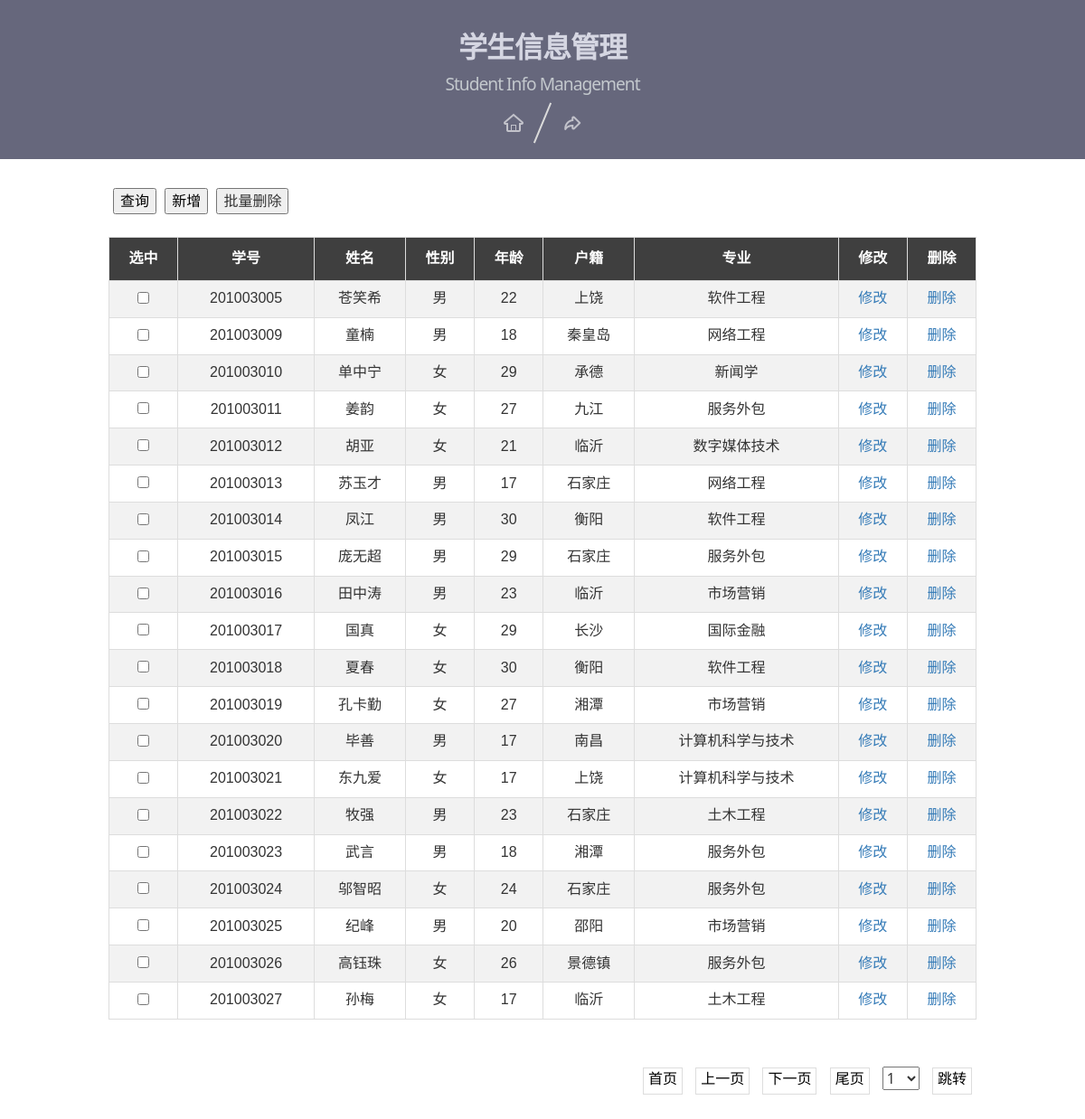
The page /page/1 (signed in) on the database its author committed.
### tables this page shows
CREATE TABLE "student_info"(
        stu_id char(9) PRIMARY KEY NOT NULL check(LENGTH(stu_id) = 9),
        stu_name       VARCHAR(50) NOT NULL,
        stu_sex        CHAR(2)     NOT NULL check(stu_sex in ('男','女')) default '男',
        stu_age        INT         NOT NULL check(stu_age between 1 and 100),
        stu_origin     VARCHAR(50) NOT NULL,
        stu_profession_id int NOT NULL,
       	FOREIGN KEY (stu_profession_id) REFERENCES stu_profession(stu_profession_id)
        );

CREATE TABLE stu_profession(
        stu_profession_id INTEGER PRIMARY KEY,
        stu_profession    VARCHAR(50) NOT NULL
        );

### main.py (the view)
@app.route('/page/<int:pageid>', methods=['GET'])
def page_to(pageid):
    if not CheckLogin():
        return redirect(url_for('login'))
    strWhere = []
    schfilter = "?name="  # 过滤器，用来在切换页面的时候保持GET请求参数
    if "name" in request.args:
        name = request.args["name"]
        if name != "":
            strWhere.append("stu_name like '%%%s%%'" % name)
            schfilter += name
    schfilter + "&stuno="
    if "stuno" in request.args:
        stuno = request.args["stuno"]
        if stuno != "":
            strWhere.append("stu_id = '%s'" % stuno)
            schfilter += stuno
    tablename = "student_info"
    sql = "SELECT stu_id 学号,stu_name 姓名,stu_sex 性别,stu_age 年龄,stu_origin 户籍,p.stu_profession 专业 FROM student_info s INNER JOIN stu_profession p " \
          "on s.stu_profession_id=p.stu_profession_id"
    if len(strWhere) > 0:
        sql = sql + " where " + " and ".join(strWhere)
        print(sql)
    result, fields = GetSql2(sql)
    n_per_page = 20  # 每页显示的条数
    total_page = int(len(result) / n_per_page + 0.99)
    print(total_page)
    return render_template('show.html', datas=result[(pageid-1)*n_per_page:(pageid)*n_per_page],
                           fields=fields, pageid=pageid, total_page=total_page, schfilter=schfilter)

### dbSqlite3.py (called while the page is built)
def OpenDb():
    database = "./db/student_083_2.db"
    conn = sqlite3.connect(database)
    return conn

def GetSql(conn, sql):
    cur = conn.cursor()
    cur.execute(sql)
    fields=[]
    for field in cur.description:
        fields.append(field[0])
    result = cur.fetchall()
    cur.close()
    return result,fields

def CloseDb(conn):
    conn.close()

def GetSql2(sql):
    conn = OpenDb()
    result,fields = GetSql(conn, sql)
    CloseDb(conn)
    return result,fields

### main.py (called while the page is built)
def CheckLogin():
    if 'username' not in session:
        return False
    else:
        return True

### templates/show.html (shortened to what this page needs)
<!DOCTYPE html>
<html lang="zh">
<head>
    <link href="http://cdn.bootcss.com/bootstrap/3.3.7/css/bootstrap.min.css" rel="stylesheet">
    <link rel="stylesheet" href="../static/css/htmleaf.css" type="text/css">
    <link rel="stylesheet" href="../static/css/paginated.css" type="text/css">
</head>
<body onload="infoConfirm()">
<div class="htmleaf-container">
    <header class="htmleaf-header">
        <h1>学生信息管理 <span>Student Info Management</span></h1>
        <div class="htmleaf-links">
            <a class="htmleaf-icon icon-htmleaf-home-outline" href="/page/1" title="首页"><span>首页</span></a>
            <a class="htmleaf-icon icon-htmleaf-arrow-forward-outline" href="/login" title="退出"><span> 退出</span></a>
        </div>
    </header>
    <div style="margin:auto; width:80%;padding:2em 0;">
        <div id="dataTable" class="table table-striped table-bordered" cellspacing="0" width="80%">
            <form action="/delete_students">
                <div class="top_buttons">
                    <button class="tops" id="search_btn"><a href="/search">查询</a></button>
                    <button class="tops" id="add_btn"><a href="/add">新增</a></button>
                    <input type="submit" value="批量删除" class="tops" onclick="return confirm('是否确认删除所有选中的学生信息？');">
                </div>
                <table id="dataShowTable" border="1" style="width:100%;text-align: center">
                    <tr>
                        <th>选中</th>
                        {% for a in fields %}
                        <th>{{a}}</th>
                        {% endfor %}
                        <th>修改</th>
                        <th>删除</th>
                    </tr>
                    {%for item in datas%}
                    <tr>
                        <td><input type="checkbox" name="array" value="{{item[0]}}"></td>
                        {%for a in item%}
                        <td>{{a}}</td>
                        {% endfor %}
                        <td><a href="update?id={{item[0]}}">修改</a></td>
                        <td><a href="/del/{{item[0]}}" onclick="return deleteConfirm()">删除</a></td>
                    </tr>
                    {% endfor %}
                </table>
            </form>
            <div id="barcon" class="barcon" style="margin:auto; width:100%;padding:2em 0;">
                <div id="barcon2" class="barcon2">
                    <ul>
                        <li><a href="/page/1{{schfilter}}" id="firstpage">首页</a></li>
                        <li><a href="/page/{{pageid-1}}{{schfilter}}" id="prepage" onclick="check_first()">上一页</a></li>
                        <li><a href="/page/{{pageid+1}}{{schfilter}}" id="nextpage" onclick="check_last()">下一页</a></li>
                        <li><a href="/page/{{total_page}}{{schfilter}}" id="lastpage">尾页</a></li>
                        <li>
                            <select name="" id="jumpWhere" onchange="setAddress_jumpPage()">
                                {% for i in range(1,total_page+1) %}
                                {% if i==pageid %}
                                <option value="{{i}}" class="page{{i}}" selected="selected">{{i}}</option>
                                {% else%}
                                <option value="{{i}}" class="page{{i}}">{{i}}</option>
                                {% endif%}
                                {% endfor%}
                            </select>
                        </li>
                        <li><a href="/page/{{pageid}}{{schfilter}}" id="jumpPage">跳转</a></li>
                    </ul>
                </div>
            </div>
        </div>
    </div>
</div>
</body>
</html>

### static/css/htmleaf.css (style rules this page uses)
[class^="icon-"], [class*=" icon-"] { font-family: 'icomoon'; speak: none; font-style: normal; font-weight: normal; font-variant: normal; text-transform: none; line-height: 1; -webkit-font-smoothing: antialiased; -moz-osx-font-smoothing: grayscale; }
body, html { font-size: 100%; padding: 0; margin: 0; }
*, *:after, *:before { -webkit-box-sizing: border-box; -moz-box-sizing: border-box; box-sizing: border-box; }
body { font-family: "Microsoft YaHei","Segoe UI", "Lucida Grande", Helvetica, Arial,sans-serif; }
.htmleaf-links a { color: rgba(255, 255, 255, 0.6);outline: none;text-decoration: none;-webkit-transition: 0.2s;transition: 0.2s; }
.htmleaf-container { margin: 0 auto; }
.htmleaf-header { padding: 1em 190px 1em; letter-spacing: -1px; text-align: center; background: #66677c; }
.htmleaf-header h1 { color: #D5D6E2; font-weight: 600; font-size: 2em; line-height: 1; margin-bottom: 0; }
.htmleaf-header h1 span { display: block; font-size: 60%; font-weight: 400; padding: 0.8em 0 0.5em 0; color: #c3c8cd; }
.htmleaf-links { position: relative; display: inline-block; white-space: nowrap; font-size: 1.5em; text-align: center; }
.htmleaf-links::after { position: absolute; top: 0; left: 50%; margin-left: -1px; width: 2px; height: 100%; background: #dbdbdb; content: ''; -webkit-transform: rotate3d(0,0,1,22.5deg); transform: rotate3d(0,0,1,22.5deg); }
.htmleaf-icon { display: inline-block; margin: 0.5em; padding: 0em 0; width: 1.5em; text-decoration: none; }
.htmleaf-icon:before { margin: 0 5px; text-transform: none; font-weight: normal; font-style: normal; font-variant: normal; font-family: 'icomoon'; line-height: 1; speak: none; -webkit-font-smoothing: antialiased; }
.icon-htmleaf-home-outline:before { content: "\e5000"; }
.icon-htmleaf-arrow-forward-outline:before { content: "\e5001"; }

### static/css/paginated.css (style rules this page uses)
.barcon { width: 1000px; margin: 0 auto; text-align: center; }
.barcon2 ul { margin: 20px 0; padding-left: 0; list-style: none; text-align: center; }
.barcon2 li { display: inline; }
.barcon2 a { font-size: 16px; font-weight: normal; display: inline-block; padding: 5px; padding-top: 0; color: black; border: 1px solid #ddd; background-color: #fff; }

### templates/show.html (style rules this page uses)
body { background: white; }
.tops { margin-bottom: 25px; margin-left: 5px; }
.tops > a { color: #000000 }
#dataTable { border: none; }
#dataShowTable { font-family: Arial, Helvetica, sans-serif; border-collapse: collapse; width: 100%; }
#dataShowTable td, #dataShowTable th { border: 1px solid #ddd; padding: 8px; }
#dataShowTable tr:nth-child(even) { background-color: #f2f2f2; }
#dataShowTable th { padding-top: 12px; padding-bottom: 12px; text-align: center; background-color: #3F3F3F; color: white; }
#barcon { overflow: hidden; }
#barcon2 { float: right }
#barcon2 > ul > li { padding: 5px; }

### rows shown on the page
student_info: stu_id "201003005", stu_name "苍笑希", item "男" "22", stu_origin "上饶"
stu_profession: stu_profession "软件工程"
student_info: stu_id "201003009", stu_name "童楠", item "男" "18", stu_origin "秦皇岛"
stu_profession: stu_profession "网络工程"
student_info: stu_id "201003010", stu_name "单中宁", item "女" "29", stu_origin "承德"
stu_profession: stu_profession "新闻学"
student_info: stu_id "201003011", stu_name "姜韵", item "女" "27", stu_origin "九江"
stu_profession: stu_profession "服务外包"
student_info: stu_id "201003012", stu_name "胡亚", item "女" "21", stu_origin "临沂"
stu_profession: stu_profession "数字媒体技术"
student_info: stu_id "201003013", stu_name "苏玉才", item "男" "17", stu_origin "石家庄"
student_info: stu_id "201003014", stu_name "凤江", item "男" "30", stu_origin "衡阳"
student_info: stu_id "201003015", stu_name "庞无超", item "男" "29", stu_origin "石家庄"
student_info: stu_id "201003016", stu_name "田中涛", item "男" "23", stu_origin "临沂"
stu_profession: stu_profession "市场营销"
student_info: stu_id "201003017", stu_name "国真", item "女" "29", stu_origin "长沙"
stu_profession: stu_profession "国际金融"
student_info: stu_id "201003018", stu_name "夏春", item "女" "30", stu_origin "衡阳"
student_info: stu_id "201003019", stu_name "孔卡勤", item "女" "27", stu_origin "湘潭"
student_info: stu_id "201003020", stu_name "毕善", item "男" "17", stu_origin "南昌"
stu_profession: stu_profession "计算机科学与技术"
student_info: stu_id "201003021", stu_name "东九爱", item "女" "17", stu_origin "上饶"
student_info: stu_id "201003022", stu_name "牧强", item "男" "23", stu_origin "石家庄"
stu_profession: stu_profession "土木工程"
student_info: stu_id "201003023", stu_name "武言", item "男" "18", stu_origin "湘潭"
student_info: stu_id "201003024", stu_name "邬智昭", item "女" "24", stu_origin "石家庄"
student_info: stu_id "201003025", stu_name "纪峰", item "男" "20", stu_origin "邵阳"
student_info: stu_id "201003026", stu_name "高钰珠", item "女" "26", stu_origin "景德镇"
student_info: stu_id "201003027", stu_name "孙梅", item "女" "17", stu_origin "临沂"

### other values the page prints
{{ a }} "学号" "姓名" "性别" "年龄" "户籍" "专业"
form field value "1"
